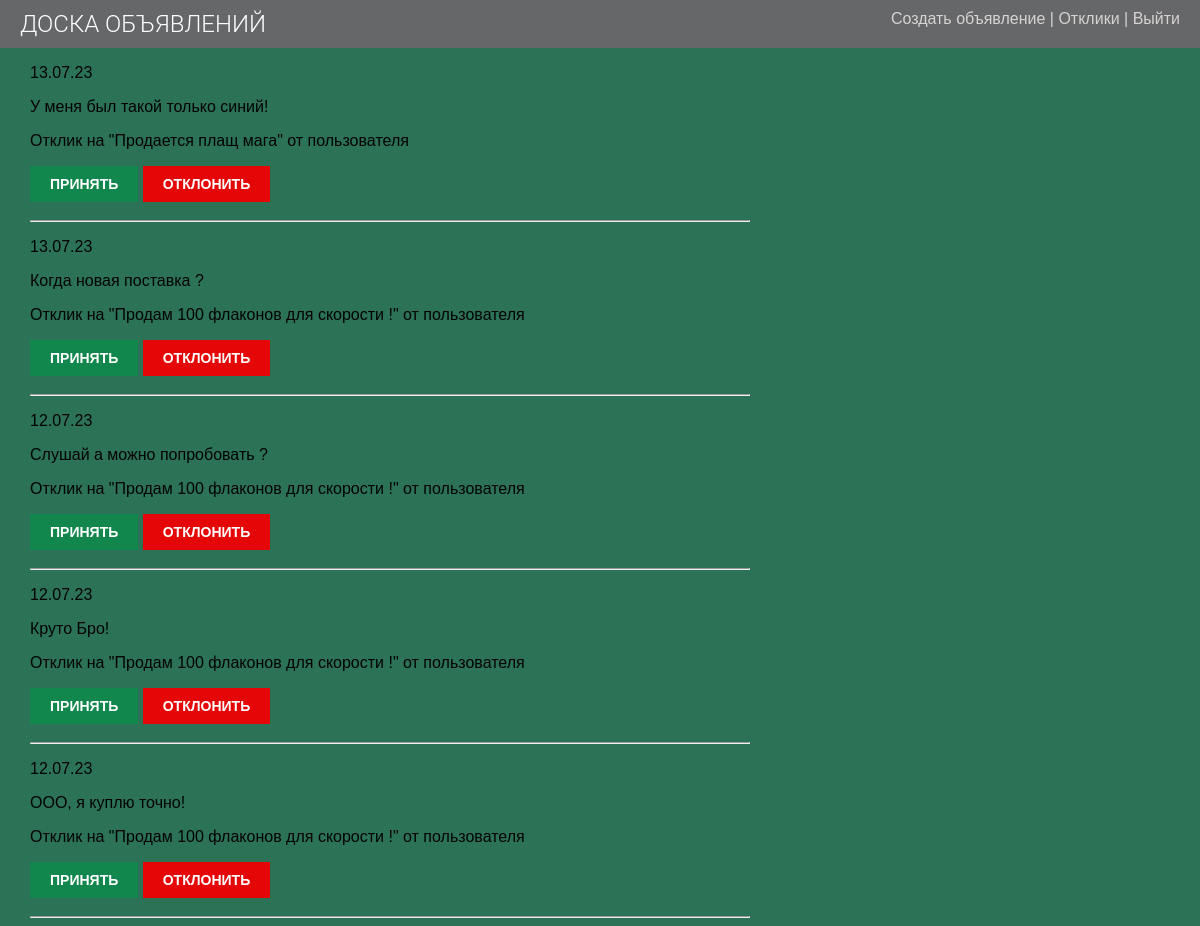
The page /comments/ (signed in) on the database its author committed.
### board/models.py (models this page shows, shortened)
class Comment(models.Model):
    announcement = models.ForeignKey(Announcement, on_delete=models.CASCADE, related_name='comments')
    name = models.CharField(max_length=80, verbose_name='Имя')
    email = models.EmailField()
    text = models.TextField(verbose_name="Отклик")
    created = models.DateTimeField(auto_now_add=True)
    updated = models.DateTimeField(auto_now=True)
    active = models.BooleanField(default=False)
    class Meta:
        ordering = ['-created']
        indexes = [models.Index(fields=['-created'])]

class Announcement(models.Model):
    title = models.CharField(max_length=250)
    author = models.ForeignKey(User, on_delete=models.CASCADE, related_name='person')
    text = models.TextField()
    image = models.ImageField(blank=True, upload_to='images/%Y/%m/%d/')
    url = models.URLField(blank=True)
    publish = models.DateTimeField(default=timezone.now)
    created = models.DateTimeField(auto_now_add=True)
    updated = models.DateTimeField(auto_now=True)
    category = models.ForeignKey('Category', on_delete=models.PROTECT, null=True, verbose_name='Категория',
                                 related_name='cats')
    class Meta:
        ordering = ['-publish']
        indexes = [models.Index(fields=['-publish'])]

### board/views.py (the view)
# urls.py: path('comments/', CommentList.as_view(), name="comment_list"),
class CommentList(LoginRequiredMixin, ListView):
    model = Comment
    template_name = 'announcement/comment_list.html'
    context_object_name = 'comment_list'
    ordering = '-created'
    def get_queryset(self):
        queryset = Comment.objects.filter(announcement__author=self.request.user)
        return queryset

### board/templates/announcement/comment_list.html
{% extends 'default.html' %}
{% block content %}
{% if comment_list %}
    {% for c in comment_list %}
        {% if c.status == True or c.status is None %}
            <p>{{ c.created|date:'d.m.y' }}</p>
            <p>{{ c.text }}</p>
            <p>Отклик на "{{ c.announcement.title }}" от пользователя {{ c.user }}</p>
                {% if c.status == True %}
                    <p>{{ c.text }}</p>
                {% else %}
                    <a href="{% url 'board:accept' pk=c.pk %}"><input type="submit" value="Принять" />
                    <a href="{% url 'board:deny' pk=c.pk %}"><input type="reset" value="Отклонить" />
                {% endif %}
            <hr>
        {% endif %}
    {% endfor %}
{% else %}
    <h1>Откликов нет</h1>
{% endif %}
{% endblock content %}

### board/static/style.css (style rules this page uses)
body { margin: 0; padding: 0; font-family: helvetica, sans-serif; background-color: rgb(43, 114, 87); }
a { color: rgb(9, 76, 96); text-decoration: none; }
p { color: #030303; }
input, textarea { clear: both; float: left; margin: 0 0 10px; background: #e1dbdb; border: 0; padding: 6px 10px; font-size: 12px; }
input[type=submit] { font-weight: bold; background: rgba(11, 141, 76, 0.79); color: #fff; padding: 10px 20px; font-size: 14px; text-transform: uppercase; float: inherit; }
input[type=reset] { font-weight: bold; background: rgb(229, 7, 7); color: #fff; padding: 10px 20px; font-size: 14px; text-transform: uppercase; float: inherit; }

### rows shown on the page
Comment: created "13.07.23", text "У меня был такой только синий!", announcement "Продается плащ мага"
Comment: created "13.07.23", text "Когда новая поставка ?", announcement "Продам 100 флаконов для скорости !"
Comment: created "12.07.23", text "Слушай а можно попробовать ?", announcement "Продам 100 флаконов для скорости !"
Comment: created "12.07.23", text "Круто Бро!", announcement "Продам 100 флаконов для скорости !"
Comment: created "12.07.23", text "ООО, я куплю точно!", announcement "Продам 100 флаконов для скорости !"
